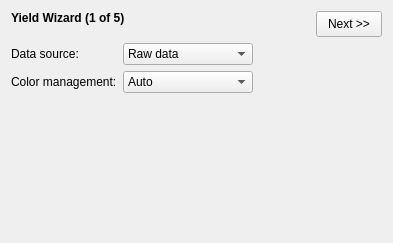
           <widget class="QWidget" name="page1of5">
            <layout class="QVBoxLayout" name="verticalLayout_2">
             <item>
              <layout class="QHBoxLayout" name="_2">
               <item>
                <widget class="QLabel" name="labelSQL_YieldWizard_Page1">
                 <property name="sizePolicy">
                  <sizepolicy hsizetype="Fixed" vsizetype="Preferred">
                   <horstretch>0</horstretch>
                   <verstretch>0</verstretch>
                  </sizepolicy>
                 </property>
                 <property name="text">
                  <string>&lt;b&gt;Yield Wizard (1 of 5)&lt;/b&gt;</string>
                 </property>
                 <property name="alignment">
                  <set>Qt::AlignLeading|Qt::AlignLeft|Qt::AlignTop</set>
                 </property>
                 <property name="wordWrap">
                  <bool>false</bool>
                 </property>
                </widget>
               </item>
               <item>
                <spacer name="spacer14">
                 <property name="orientation">
                  <enum>Qt::Horizontal</enum>
                 </property>
                 <property name="sizeType">
                  <enum>QSizePolicy::Expanding</enum>
                 </property>
                 <property name="sizeHint" stdset="0">
                  <size>
                   <width>185</width>
                   <height>16</height>
                  </size>
                 </property>
                </spacer>
               </item>
               <item>
                <widget class="QPushButton" name="buttonSQL_YieldWizard_NextPage1">
                 <property name="sizePolicy">
                  <sizepolicy hsizetype="Fixed" vsizetype="Fixed">
                   <horstretch>0</horstretch>
                   <verstretch>0</verstretch>
                  </sizepolicy>
                 </property>
                 <property name="minimumSize">
                  <size>
                   <width>66</width>
                   <height>26</height>
                  </size>
                 </property>
                 <property name="maximumSize">
                  <size>
                   <width>66</width>
                   <height>26</height>
                  </size>
                 </property>
                 <property name="toolTip">
                  <string>Wizard: Next page</string>
                 </property>
                 <property name="text">
                  <string>Next &gt;&gt;</string>
                 </property>
                </widget>
               </item>
              </layout>
             </item>
             <item>
              <layout class="QGridLayout" name="gridLayout">
               <item row="0" column="0">
                <widget class="QLabel" name="labelSQL_YieldWizard_DataSource">
                 <property name="text">
                  <string>Data source:</string>
                 </property>
                </widget>
               </item>
               <item row="0" column="1">
                <widget class="QComboBox" name="comboSQL_YieldWizard_DataSource">
                 <property name="toolTip">
                  <string>Select the data source to be used for yield computation</string>
                 </property>
                 <item>
                  <property name="text">
                   <string>Raw data</string>
                  </property>
                 </item>
                 <item>
                  <property name="text">
                   <string>Consolidated data</string>
                  </property>
                 </item>
                </widget>
               </item>
               <item row="0" column="2">
                <spacer name="horizontalSpacer_2">
                 <property name="orientation">
                  <enum>Qt::Horizontal</enum>
                 </property>
                 <property name="sizeHint" stdset="0">
                  <size>
                   <width>40</width>
                   <height>20</height>
                  </size>
                 </property>
                </spacer>
               </item>
               <item row="1" column="0">
                <widget class="QLabel" name="label_2">
                 <property name="text">
                  <string>Color management:</string>
                 </property>
                </widget>
               </item>
               <item row="1" column="1">
                <widget class="QComboBox" name="comboSQL_YieldWizard_ColorMgt">
                 <property name="toolTip">
                  <string>Select how series/layers colors should be generated</string>
                 </property>
                 <item>
                  <property name="text">
                   <string>Auto</string>
                  </property>
                 </item>
                 <item>
                  <property name="text">
                   <string>Manual</string>
                  </property>
                 </item>
                </widget>
               </item>
               <item row="1" column="2">
                <spacer name="horizontalSpacer_3">
                 <property name="orientation">
                  <enum>Qt::Horizontal</enum>
                 </property>
                 <property name="sizeHint" stdset="0">
                  <size>
                   <width>40</width>
                   <height>20</height>
                  </size>
                 </property>
                </spacer>
               </item>
              </layout>
             </item>
             <item>
              <spacer name="verticalSpacer">
               <property name="orientation">
                <enum>Qt::Vertical</enum>
               </property>
               <property name="sizeHint" stdset="0">
                <size>
                 <width>20</width>
                 <height>139</height>
                </size>
               </property>
              </spacer>
             </item>
            </layout>
           </widget>
